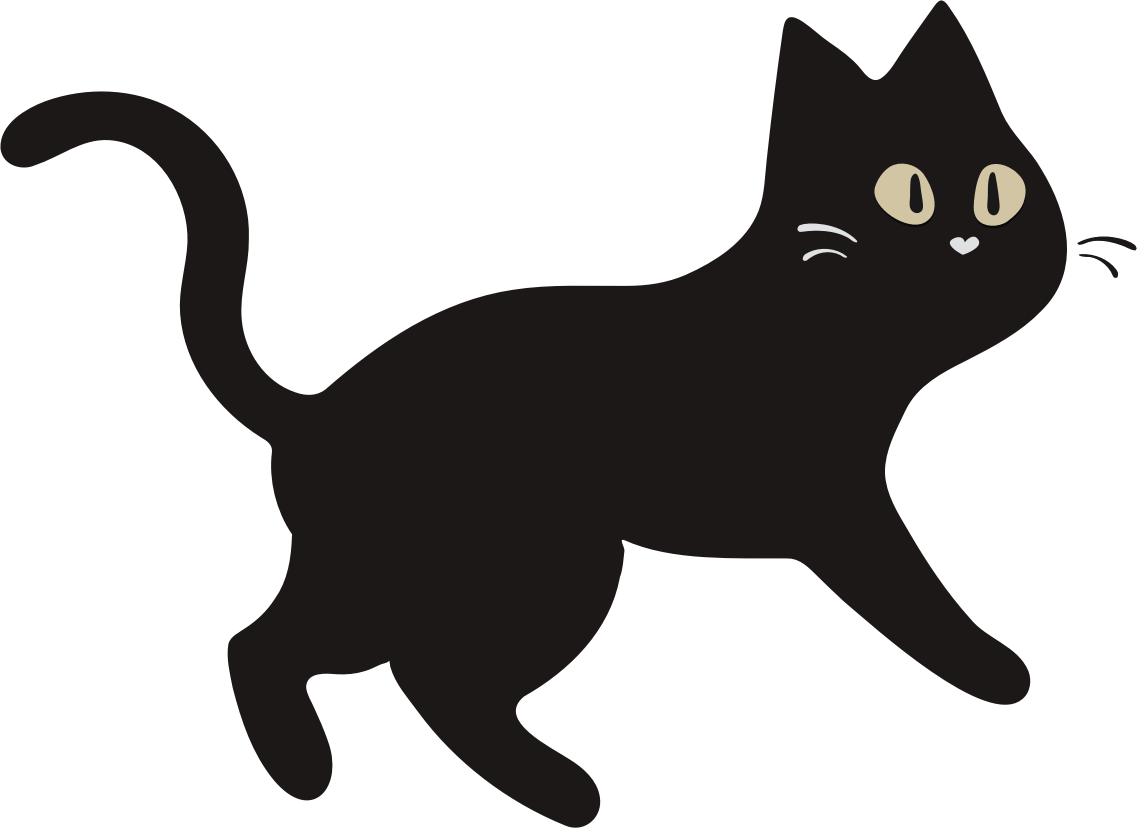
#> input picture assets/silhouettes/cat-1.png, 2273 x 1656 px (shown at 1/2 size); its folder holds only this picture in this run
$ python color_generator.py
#> lines starting #> are read from the running program, lines starting #| are printed output that depends on the picture; after the words box and inside, x2 and y2 are one past the last pixel; in counts of white or black regions, pixels touching at a corner belong together
### pipeline/generate/palette.py
"""
palette.py — Waals color palette and color-picking logic.

All 143 named colors in HSL and CMYK, organized by lightness row.
Anchor groups and sampling functions used by color_generator.py.
"""
import colorsys
import random

# ── Waals palette — all 143 named colors as HSL (hue°, sat%, light%) ──────────
# Organized by lightness row (0=lightest, 10=darkest) and hue column.

WAALS = {
    # Row 0 — very light (L 87–97%)
    "alfven":      (  0,  87,  97),  "berg":        ( 25,  92,  95),
    "chain":       ( 35,  94,  94),  "dam":         ( 56,  85,  87),
    "esaki":       ( 70,  91,  87),  "fleming":     (107,  96,  91),
    "golgi":       (136,  91,  91),  "krogh":       (192,  94,  94),
    "metsjnikov":  (220,  88,  97),  "reines":      (240,  86,  97),
    "skou":        (274,  88,  97),  "tsui":        (321,  88,  97),
    "wilson":      (  0,   0,  96),

    # Row 1 — very light (L 75–94%)
    "alder":       (  6, 100,  94),  "barkla":      ( 21, 100,  92),
    "chung":       ( 39, 100,  85),  "debye":       ( 54,  88,  75),
    "eccles":      ( 67,  82,  70),  "fermi":       (104,  95,  78),
    "gabor":       (144,  98,  79),  "kendall":     (191, 100,  86),
    "minot":       (220, 100,  94),  "rabi":        (240, 100,  95),
    "stormer":     (275, 100,  94),  "taube":       (321, 100,  94),
    "wieland":     (  0,   0,  91),

    # Row 2 — light (L 55–91%)
    "aston":       (  4, 100,  91),  "bergstrom":   ( 21, 100,  87),
    "cajal":       ( 42, 100,  75),  "doisy":       ( 56,  86,  55),
    "einstein":    ( 65,  80,  54),  "feynman":     (100,  89,  66),
    "gasser":      (149,  94,  63),  "katz":        (189,  97,  77),
    "meer":        (219, 100,  90),  "richet":      (238, 100,  93),
    "salam":       (275, 100,  91),  "tannoudji":   (319, 100,  91),
    "walton":      (  0,   0,  87),

    # Row 3 — medium-light (L 50–84%)
    "adrian":      (  4, 100,  84),  "bosch":       ( 16, 100,  80),
    "curie":       ( 45, 100,  50),  "dirac":       ( 50,  77,  53),
    "eigen":       ( 64, 100,  41),  "flory":       ( 99,  70,  57),
    "glashow":     (148,  70,  59),  "kastler":     (189,  79,  65),
    "marconi":     (218, 100,  83),  "rainwater":   (239, 100,  88),
    "sabatier":    (276, 100,  86),  "todd":        (318, 100,  84),
    "waksman":     (  0,   0,  78),

    # Row 4 — medium (L 35–98%)
    "anderson":    (  0, 100,  98),  "beadle":      ( 15,  86,  97),
    "charpak":     ( 40,  82,  98),  "duve":        ( 49, 100,  40),
    "elion":       ( 63, 100,  35),  "forssmann":   (102,  56,  96),
    "gyorgy":      (156, 100,  38),  "klug":        (187,  71,  48),
    "meyerhof":    (215, 100,  97),  "raman":       (238, 100,  81),
    "summer":      (278, 100,  78),  "tinbergen":   (315, 100,  99),
    "wieschaus":   (  0,   0,  67),

    # Row 5 — mid (L 30–97%)
    "alvarez":     (  0,  86,  97),  "baeyer":      ( 14,  81,  94),
    "calvin":      ( 39, 100,  39),  "dalen":       ( 47, 100,  35),
    "enders":      ( 63, 100,  30),  "finsen":      ( 96,  73,  37),
    "giaver":      (155, 100,  33),  "kohler":      (186, 100,  35),
    "mcmillan":    (210,  89,  96),  "reichstein":  (238, 100,  75),
    "schrodinger": (276, 100,  99),  "tatum":       (316,  81,  94),
    "werner":      (  0,   0,  57),

    # Row 6 — medium-dark (L 24–99%)
    "appleton":    (  0, 100,  99),  "barton":      ( 25, 100,  39),
    "cooper":      ( 39, 100,  32),  "diels":       ( 49, 100,  28),
    "euler_chelpin":(63, 100,  24),  "fischer":     ( 98,  64,  32),
    "gennes":      (150,  64,  33),  "kossel":      (188,  63,  35),
    "montelcini":  (210,  71,  97),  "rontgen":     (240, 100,  99),
    "stark":       (283,  85,  74),  "tonegawa":    (310,  75,  98),
    "weinburg":    (  0,   0,  47),

    # Row 7 — dark (L 19–43%)
    "axelrod":     (360,  63,  43),  "bohr":        ( 24,  92,  32),
    "carrel":      ( 38, 100,  26),  "dao_lee":     ( 47, 100,  23),
    "einthoven":   ( 62, 100,  19),  "fowler":      ( 93, 100,  21),
    "gullstrand":  (154, 100,  21),  "kendrew":     (187, 100,  23),
    "medawar":     (206, 100,  33),  "richardson":  (240,  60,  98),
    "samuelson":   (285,  89,  42),  "theiler":     (312,  76,  38),
    "watson":      (  0,   0,  37),

    # Row 8 — very dark (L 15–32%)
    "anfinsen":    (  0,  70,  32),  "brown":       ( 23,  89,  25),
    "chadwick":    ( 37, 100,  20),  "davidsson":   ( 48, 100,  17),
    "ehrlich":     ( 63, 100,  15),  "furchgott":   ( 94, 100,  16),
    "gajdusek":    (153, 100,  16),  "kapitsa":     (186, 100,  17),
    "merrifield":  (206, 100,  25),  "ruzicka":     (237,  52,  42),
    "stanley":     (286, 100,  30),  "tiselius":    (311, 100,  26),
    "wald":        (  0,   0,  28),

    # Row 9 — near-black (L 10–21%)
    "alferov":     (359,  89,  21),  "baltimore":   ( 23, 100,  17),
    "crutzen":     ( 35, 100,  14),  "dickinson":   ( 51, 100,  11),
    "ernst":       ( 65, 100,  10),  "frisch":      ( 96, 100,  11),
    "goldstein":   (152, 100,  11),  "khorana":     (189, 100,  12),
    "mayer":       (207, 100,  18),  "robinson":    (237,  60,  30),
    "schrieffer":  (284,  89,  22),  "tsjerenkov":  (312,  92,  19),
    "willstatter": (  0,   0,  19),

    # Row 10 — darkest (L 6–20%)
    "arrhenius":   (  0,  71,  15),  "becquerel":   ( 20,  90,  12),
    "chamberlain": ( 34, 100,   9),  "deisenhofer": ( 47, 100,   8),
    "eijkman":     ( 62, 100,   6),  "frank":       (101, 100,   7),
    "granit":      (148, 100,   7),  "klitzing":    (187, 100,   8),
    "mossbauer":   (209, 100,  12),  "ross":        (238,  62,  20),
    "schull":      (284,  92,  15),  "thomson":     (312, 100,  13),
    "warburg":     (  0,   0,  12),

    # Pure black
    "weller":      (  0,   0,   3),
}

# ── Same palette in CMYK (C%, M%, Y%, K%) — for print export ─────────────────
# Converted from HSL via RGB. Values 0–100.
WAALS_CMYK = {
    # Row 0 — very light
    "alfven":      (  0,   5,   5,   0),  "berg":        (  0,   5,   9,   0),
    "chain":       (  0,   5,  11,   0),  "dam":         (  0,   2,  23,   2),
    "esaki":       (  4,   0,  24,   1),  "fleming":     ( 14,   0,  17,   0),
    "golgi":       ( 17,   0,  12,   1),  "krogh":       ( 11,   2,   0,   0),
    "metsjnikov":  (  5,   4,   0,   0),  "reines":      (  5,   5,   0,   0),
    "skou":        (  2,   5,   0,   0),  "tsui":        (  0,   5,   2,   0),
    "wilson":      (  0,   0,   0,   4),

    # Row 1 — very light
    "alder":       (  0,  11,  12,   0),  "barkla":      (  0,  10,  16,   0),
    "chung":       (  0,  10,  30,   0),  "debye":       (  0,   5,  45,   3),
    "eccles":      (  6,   0,  52,   5),  "fermi":       ( 31,   0,  42,   1),
    "gabor":       ( 41,   0,  25,   0),  "kendall":     ( 28,   5,   0,   0),
    "minot":       ( 12,   8,   0,   0),  "rabi":        ( 10,  10,   0,   0),
    "stormer":     (  5,  12,   0,   0),  "taube":       (  0,  12,   4,   0),
    "wieland":     (  0,   0,   0,   9),

    # Row 2 — light
    "aston":       (  0,  17,  18,   0),  "bergstrom":   (  0,  17,  26,   0),
    "cajal":       (  0,  15,  50,   0),  "doisy":       (  0,   6,  83,   6),
    "einstein":    (  7,   0,  81,   9),  "feynman":     ( 42,   0,  63,   4),
    "gasser":      ( 71,   0,  37,   2),  "katz":        ( 45,   7,   0,   1),
    "meer":        ( 20,  13,   0,   0),  "richet":      ( 14,  14,   0,   0),
    "salam":       (  8,  18,   0,   0),  "tannoudji":   (  0,  18,   6,   0),
    "walton":      (  0,   0,   0,  13),

    # Row 3 — medium-light
    "adrian":      (  0,  30,  32,   0),  "bosch":       (  0,  29,  40,   0),
    "curie":       (  0,  25, 100,   0),  "dirac":       (  0,  14,  81,  11),
    "eigen":       (  7,   0, 100,  18),  "flory":       ( 45,   0,  69,  13),
    "glashow":     ( 65,   0,  35,  12),  "kastler":     ( 60,   9,   0,   7),
    "marconi":     ( 34,  22,   0,   0),  "rainwater":   ( 24,  24,   0,   0),
    "sabatier":    ( 11,  28,   0,   0),  "todd":        (  0,  32,  10,   0),
    "waksman":     (  0,   0,   0,  22),

    # Row 4 — medium
    "anderson":    (  0,   4,   4,   0),  "beadle":      (  0,   4,   5,   0),
    "charpak":     (  0,   1,   3,   0),  "duve":        (  0,  18, 100,  20),
    "elion":       (  5,   0, 100,  30),  "forssmann":   (  3,   0,   5,   2),
    "gyorgy":      (100,   0,  40,  24),  "klug":        ( 83,  10,   0,  18),
    "meyerhof":    (  6,   4,   0,   0),  "raman":       ( 38,  37,   0,   0),
    "summer":      ( 16,  44,   0,   0),  "tinbergen":   (  0,   2,   1,   0),
    "wieschaus":   (  0,   0,   0,  33),

    # Row 5 — mid
    "alvarez":     (  0,   5,   5,   0),  "baeyer":      (  0,   8,  10,   1),
    "calvin":      (  0,  35, 100,  22),  "dalen":       (  0,  22, 100,  30),
    "enders":      (  5,   0, 100,  40),  "finsen":      ( 51,   0,  84,  36),
    "giaver":      (100,   0,  42,  34),  "kohler":      (100,  10,   0,  30),
    "mcmillan":    (  7,   4,   0,   0),  "reichstein":  ( 50,  48,   0,   0),
    "schrodinger": (  1,   2,   0,   0),  "tatum":       (  0,  10,   3,   1),
    "werner":      (  0,   0,   0,  43),

    # Row 6 — medium-dark
    "appleton":    (  0,   2,   2,   0),  "barton":      (  0,  58, 100,  22),
    "cooper":      (  0,  35, 100,  36),  "diels":       (  0,  18, 100,  44),
    "euler_chelpin":(  5,   0, 100,  52),  "fischer":     ( 49,   0,  78,  48),
    "gennes":      ( 78,   0,  39,  46),  "kossel":      ( 77,  10,   0,  43),
    "montelcini":  (  4,   2,   0,   1),  "rontgen":     (  2,   2,   0,   0),
    "stark":       ( 13,  46,   0,   4),  "tonegawa":    (  0,   3,   1,   1),
    "weinburg":    (  0,   0,   0,  53),

    # Row 7 — dark
    "axelrod":     (  0,  77,  77,  30),  "bohr":        (  0,  57,  96,  39),
    "carrel":      (  0,  37, 100,  48),  "dao_lee":     (  0,  22, 100,  54),
    "einthoven":   (  3,   0, 100,  62),  "fowler":      ( 55,   0, 100,  58),
    "gullstrand":  (100,   0,  43,  58),  "kendrew":     (100,  12,   0,  54),
    "medawar":     (100,  43,   0,  34),  "richardson":  (  2,   2,   0,   1),
    "samuelson":   ( 24,  94,   0,  21),  "theiler":     (  0,  86,  17,  33),
    "watson":      (  0,   0,   0,  63),

    # Row 8 — very dark
    "anfinsen":    (  0,  82,  82,  46),  "brown":       (  0,  58,  94,  53),
    "chadwick":    (  0,  38, 100,  60),  "davidsson":   (  0,  20, 100,  66),
    "ehrlich":     (  5,   0, 100,  70),  "furchgott":   ( 57,   0, 100,  68),
    "gajdusek":    (100,   0,  45,  68),  "kapitsa":     (100,  10,   0,  66),
    "merrifield":  (100,  43,   0,  50),  "ruzicka":     ( 68,  65,   0,  36),
    "stanley":     ( 23, 100,   0,  40),  "tiselius":    (  0, 100,  18,  48),
    "wald":        (  0,   0,   0,  72),

    # Row 9 — near-black
    "alferov":     (  0,  94,  93,  60),  "baltimore":   (  0,  62, 100,  66),
    "crutzen":     (  0,  42, 100,  72),  "dickinson":   (  0,  15, 100,  78),
    "ernst":       (  8,   0, 100,  80),  "frisch":      ( 60,   0, 100,  78),
    "goldstein":   (100,   0,  47,  78),  "khorana":     (100,  15,   0,  76),
    "mayer":       (100,  45,   0,  64),  "robinson":    ( 75,  71,   0,  52),
    "schrieffer":  ( 25,  94,   0,  58),  "tsjerenkov":  (  0,  96,  19,  64),
    "willstatter": (  0,   0,   0,  81),

    # Row 10 — darkest
    "arrhenius":   (  0,  83,  83,  74),  "becquerel":   (  0,  63,  95,  77),
    "chamberlain": (  0,  43, 100,  82),  "deisenhofer": (  0,  22, 100,  84),
    "eijkman":     (  3,   0, 100,  88),  "frank":       ( 68,   0, 100,  86),
    "granit":      (100,   0,  53,  86),  "klitzing":    (100,  12,   0,  84),
    "mossbauer":   (100,  48,   0,  76),  "ross":        ( 77,  74,   0,  68),
    "schull":      ( 26,  96,   0,  71),  "thomson":     (  0, 100,  20,  74),
    "warburg":     (  0,   0,   0,  88),

    # Pure black
    "weller":      (  0,   0,   0,  97),
}

# ── Color pools — dynamic from full Waals palette ────────────────────────────
# Variation applied at sampling time (±hue°, ±sat%, ±light%)
_CAT_DELTA = (8,  8, 6)
_EYE_DELTA = (12, 8, 7)
_BG_DELTA  = (8,  3, 4)   # Lav sat-delta; bakgrunner er allerede muted

# Fargeunivers 02 (Forskningsrådet): behold H og L, sett S=25% for muted bakgrunner
_BG_S = 25


def _waals_filter(min_l: int = 0, max_l: int = 100,
                  min_s: int = 0, max_s: int = 100,
                  exclude_h: list = None) -> dict:
    """Filter Waals by HSL ranges. exclude_h: list of (lo, hi) hue ranges to skip."""
#> called with min_l = 56, max_l = 88, min_s = 40, max_s = 100
    result = {}
    for name, (h, s, l) in WAALS.items():
        if not (min_l <= l <= max_l and min_s <= s <= max_s):
            continue
        if exclude_h and any(lo <= h <= hi for lo, hi in exclude_h):
            continue
        result[name] = (h, s, l)
    return result


# Cat pools — full Waals-metning (katten har ekte, levende farge)
TONAL_CAT_POOL = _waals_filter(min_l=56, max_l=88, min_s=40)  # lys katt, synlig mot muted bg
NOIR_CAT_POOL  = _waals_filter(max_l=32,                      # mørk katt
                                exclude_h=[(35, 105)])         # ingen gul/oliven

# Eye pools
TONAL_EYE_POOL = _waals_filter(min_l=65, max_l=82, min_s=70)  # levende øyne, ikke for lys
NOIR_EYE_POOL  = _waals_filter(min_l=30, max_l=80, min_s=60)  # synlig mot mørk katt

# Background pools — S dempes til 25% ved sampling (Fargeunivers 02)
TONAL_BG_POOL  = _waals_filter(min_l=78)                    # lys bakgrunn
NOIR_BG_POOL   = _waals_filter(min_l=26, max_l=45)          # mørk bakgrunn

# Aliases for eldre kode
DARK_CAT_ANCHORS  = NOIR_CAT_POOL
LIGHT_CAT_ANCHORS = TONAL_CAT_POOL
EYE_ANCHORS       = {**TONAL_EYE_POOL, **NOIR_EYE_POOL}
TONAL_EYE_ANCHORS = TONAL_EYE_POOL
WARM_BG_ANCHORS   = TONAL_BG_POOL
DARK_BG_ANCHORS   = NOIR_BG_POOL
MUTED_BG_ANCHORS  = {**TONAL_BG_POOL, **NOIR_BG_POOL}


def _sample_hsl(hue: float, sat: float, light: float, delta: tuple) -> tuple:
    dh, ds, dl = delta
    h = (hue + random.uniform(-dh, dh)) % 360
    s = max(0, min(100, sat   + random.uniform(-ds, ds)))
    l = max(0, min(100, light + random.uniform(-dl, dl)))
    r, g, b = colorsys.hls_to_rgb(h / 360, l / 100, s / 100)
    return (int(r * 255), int(g * 255), int(b * 255))


def _sample_from(pool: dict, delta: tuple) -> tuple[str, tuple]:
    """Pick a random entry from pool and sample near its HSL center."""
    name = random.choice(list(pool.keys()))
    h, s, l = pool[name]
    return name, _sample_hsl(h, s, l, delta)


def _sample_bg(pool: dict) -> tuple[str, tuple]:
    """Fargeunivers 02: behold H og L fra Waals, sett S=25%.
    Grå farger (S=0 i WAALS) beholder S=0 — ingen kunstig rød-tint."""
    name = random.choice(list(pool.keys()))
    h, s, l = pool[name]
    target_s = _BG_S if s > 0 else 0
    return name, _sample_hsl(h, target_s, l, _BG_DELTA)


def _sample_anchor(anchors: dict, delta: tuple) -> tuple[str, tuple]:
    """Beholdt for bakover-kompatibilitet. Bruk _sample_from() for ny kode."""
    return _sample_from(anchors, delta)


def _pick_colors() -> tuple:
    """Generic pick — tilfeldig fra hele poolen."""
    all_cats = {**TONAL_CAT_POOL, **NOIR_CAT_POOL}
    all_eyes = {**TONAL_EYE_POOL, **NOIR_EYE_POOL}
    cat_name, cat_rgb = _sample_from(all_cats, _CAT_DELTA)
    eye_name, eye_rgb = _sample_from(all_eyes, _EYE_DELTA)
    bg_name,  bg_rgb  = _sample_bg({**TONAL_BG_POOL, **NOIR_BG_POOL})
    return cat_rgb, cat_name, bg_rgb, bg_name, eye_rgb, eye_name


# [14 lines left out: functions _pick_tonal_colors, _pick_noir_colors, not called in this run]

### pipeline/generate/color_generator.py
"""
color_generator.py — Generates colored cat products from silhouettes.

Takes a transparent cat silhouette, picks colors, and saves
a finished product to the appropriate output directory.

Usage:
    from color_generator import generate_colored
    path = generate_colored()
"""
import random
import uuid
from pathlib import Path
from PIL import Image, ImageChops

from palette import (
    DARK_CAT_ANCHORS, LIGHT_CAT_ANCHORS, MUTED_BG_ANCHORS,
    WARM_BG_ANCHORS, DARK_BG_ANCHORS, EYE_ANCHORS, TONAL_EYE_ANCHORS,
    _CAT_DELTA, _BG_DELTA, _EYE_DELTA,
    _sample_anchor,
    _pick_colors, _pick_tonal_colors, _pick_noir_colors,
)

SILHOUETTES_DIR    = Path("assets/silhouettes")
COMPOSITIONS_DIR   = Path("assets/compositions")
OUTPUT_DIR         = Path("generated/single")
COMP_OUTPUT_DIR    = Path("generated/composition")
MULTI_OUTPUT_DIR   = Path("generated/multi")
SCATTER_OUTPUT_DIR = Path("generated/scatter")
LAYERED_OUTPUT_DIR = Path("generated/layered")
LAYERED_PAIR_OUT_DIR = Path("products")

CAT_TEMPLATE = Path("assets/precedents/portrait.png")


# [9 lines left out: function next_generation_dir, not called in this run]


_silhouette_queue: list = []

def _pick_silhouette() -> Path:
    """Pick silhouettes in even rotation — no pose repeats until all are used."""
    global _silhouette_queue
    if not _silhouette_queue:
        options = list(SILHOUETTES_DIR.glob("cat-*.png"))
        if not options:
            raise FileNotFoundError(f"No cat-*.png files in {SILHOUETTES_DIR}")
        random.shuffle(options)
        _silhouette_queue = options
    return _silhouette_queue.pop()


def _colorize(silhouette_path: Path, cat_color: tuple, bg_color: tuple, eye_color: tuple) -> Image.Image:
    """
    Colorize a transparent cat silhouette.

    Dark pixels (body) → cat_color
    Light pixels (eyes, whiskers) → eye_color
    Background → bg_color
    """
#> called with cat_color = (38, 0, 31), bg_color = (106, 94, 60), eye_color = (186, 120, 0)
    img  = Image.open(silhouette_path).convert("RGBA")
#> img is the input picture: PIL image 2273x1656 RGBA; mean R, G, B, A 173.8, 172.3, 171.8, 92
    r, g, b, a = img.split()

    gray         = Image.merge("RGB", (r, g, b)).convert("L")
    alpha_binary = a.point(lambda p: 255 if p > 10 else 0)
#> alpha_binary: PIL image 2273x1656 L; 36.2% white; 3 white regions, box (x1, y1, x2, y2) and area: (0, 0, 2135, 1656) 1360773, (2155, 473, 2273, 501) 1247, (2157, 508, 2236, 556) 763

    body_mask = gray.point(lambda p: 255 if p < 128 else 0)
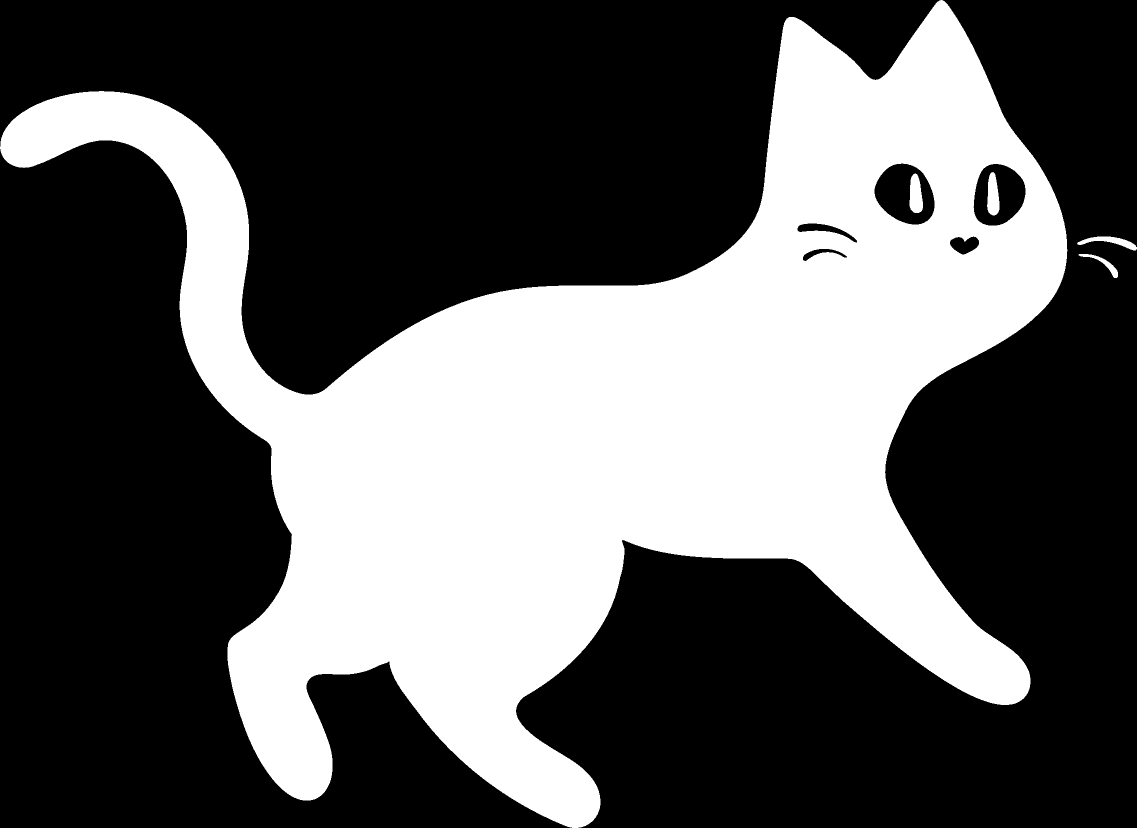
#> body_mask: PIL image 2273x1656 L (shown at 1/2 size); 35.7% white; 5 white regions, box (x1, y1, x2, y2) and area: (0, 0, 2135, 1656) 1337716, (1819, 347, 1846, 426) 1652, (1974, 344, 1999, 431) 1638, (2154, 473, 2273, 501) 1258, (2157, 508, 2236, 556) 776
    body_mask = ImageChops.multiply(body_mask, alpha_binary)
#> body_mask: PIL image 2273x1656 L; 35.6% white; 5 white regions, box (x1, y1, x2, y2) and area: (0, 0, 2135, 1656) 1336345, (1819, 347, 1846, 426) 1652, (1974, 344, 1999, 431) 1638, (2155, 473, 2273, 501) 1247, (2157, 508, 2236, 556) 763

    eye_mask = gray.point(lambda p: 255 if p >= 128 else 0)
    eye_mask = ImageChops.multiply(eye_mask, alpha_binary)
#> eye_mask: PIL image 2273x1656 L; 0.56% white; 5 white regions, box (x1, y1, x2, y2) and area: (1749, 327, 1869, 449) 9307, (1947, 328, 2051, 451) 8327, (1900, 473, 1958, 509) 1426, (1595, 447, 1714, 485) 1383, (1606, 498, 1694, 522) 695

    bg        = Image.new("RGB", img.size, bg_color)
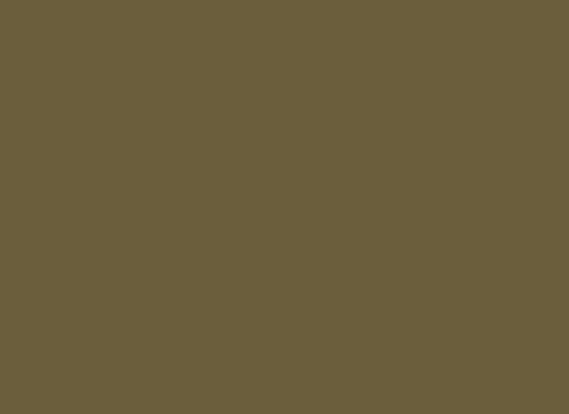
#> bg: PIL image 2273x1656 RGB (shown at 1/4 size); mean R, G, B 106, 94, 60
    cat_layer = Image.new("RGB", img.size, cat_color)
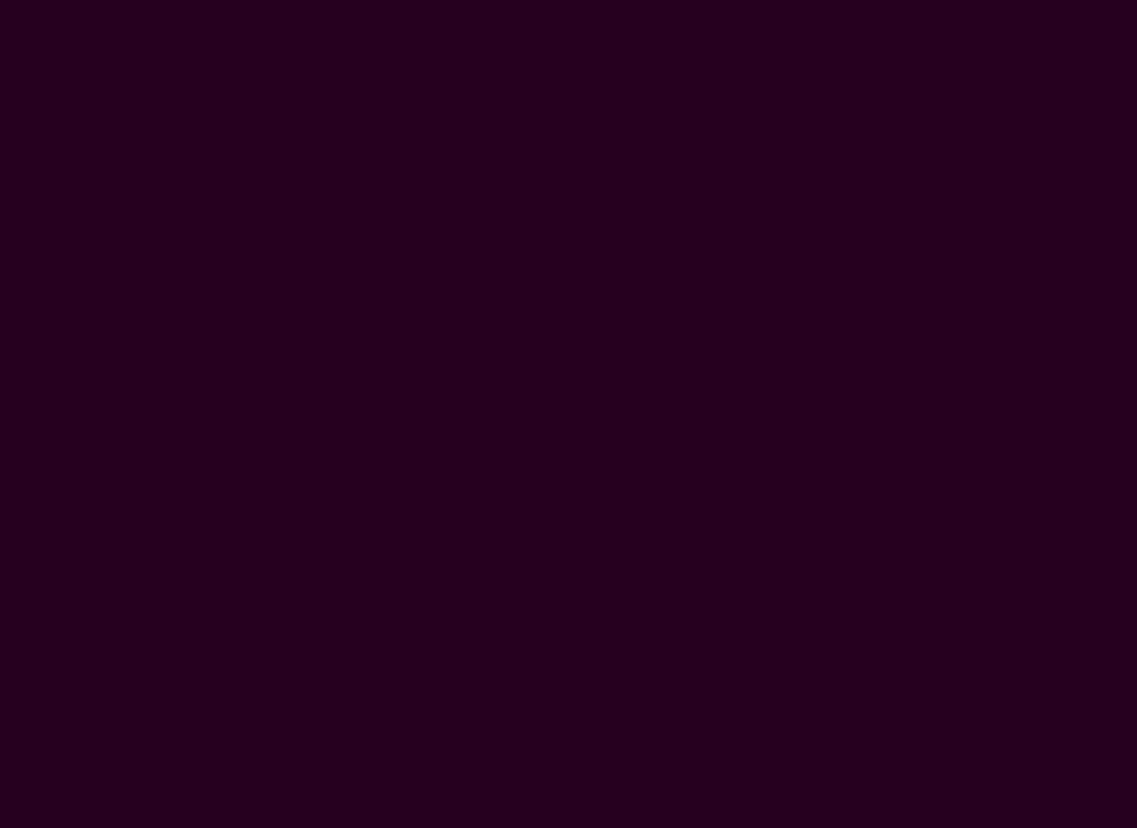
#> cat_layer: PIL image 2273x1656 RGB (shown at 1/2 size); mean R, G, B 38, 0, 31
    eye_layer = Image.new("RGB", img.size, eye_color)

    bg.paste(cat_layer, mask=body_mask)
#> (the rest of the program and of its run is left out)
